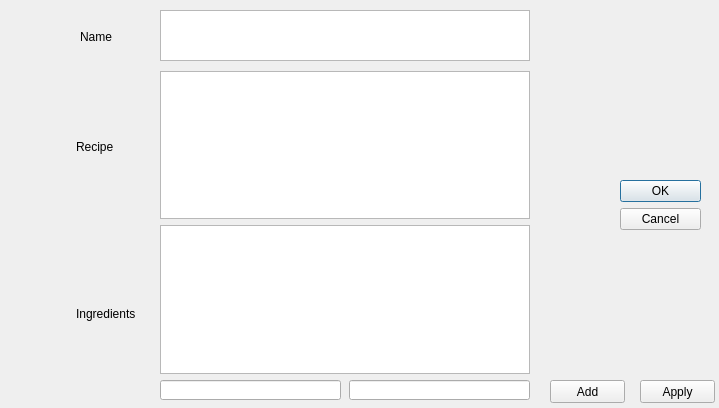
<?xml version="1.0" encoding="UTF-8"?>
<ui version="4.0">
 <class>EditDialog</class>
 <widget class="QDialog" name="EditDialog">
  <property name="geometry">
   <rect>
    <x>0</x>
    <y>0</y>
    <width>719</width>
    <height>408</height>
   </rect>
  </property>
  <property name="windowTitle">
   <string>Dialog</string>
  </property>
  <widget class="QDialogButtonBox" name="buttonBox">
   <property name="geometry">
    <rect>
     <x>620</x>
     <y>180</y>
     <width>81</width>
     <height>161</height>
    </rect>
   </property>
   <property name="orientation">
    <enum>Qt::Vertical</enum>
   </property>
   <property name="standardButtons">
    <set>QDialogButtonBox::Cancel|QDialogButtonBox::Ok</set>
   </property>
  </widget>
  <widget class="QWidget" name="layoutWidget">
   <property name="geometry">
    <rect>
     <x>76</x>
     <y>140</y>
     <width>81</width>
     <height>181</height>
    </rect>
   </property>
   <layout class="QVBoxLayout" name="verticalLayout_2">
    <item>
     <widget class="QLabel" name="label">
      <property name="text">
       <string>Recipe</string>
      </property>
     </widget>
    </item>
    <item>
     <spacer name="verticalSpacer">
      <property name="orientation">
       <enum>Qt::Vertical</enum>
      </property>
      <property name="sizeHint" stdset="0">
       <size>
        <width>20</width>
        <height>40</height>
       </size>
      </property>
     </spacer>
    </item>
    <item>
     <widget class="QLabel" name="label_2">
      <property name="text">
       <string>Ingredients</string>
      </property>
     </widget>
    </item>
   </layout>
  </widget>
  <widget class="QTextEdit" name="recipeName">
   <property name="geometry">
    <rect>
     <x>160</x>
     <y>10</y>
     <width>370</width>
     <height>51</height>
    </rect>
   </property>
  </widget>
  <widget class="QLabel" name="label_3">
   <property name="geometry">
    <rect>
     <x>80</x>
     <y>30</y>
     <width>47</width>
     <height>13</height>
    </rect>
   </property>
   <property name="text">
    <string>Name</string>
   </property>
  </widget>
  <widget class="QLineEdit" name="ingredientQuantity">
   <property name="geometry">
    <rect>
     <x>349</x>
     <y>380</y>
     <width>181</width>
     <height>20</height>
    </rect>
   </property>
  </widget>
  <widget class="QPushButton" name="addBtn">
   <property name="geometry">
    <rect>
     <x>550</x>
     <y>380</y>
     <width>75</width>
     <height>23</height>
    </rect>
   </property>
   <property name="text">
    <string>Add</string>
   </property>
  </widget>
  <widget class="QPushButton" name="applyBtn">
   <property name="geometry">
    <rect>
     <x>640</x>
     <y>380</y>
     <width>75</width>
     <height>23</height>
    </rect>
   </property>
   <property name="text">
    <string>Apply</string>
   </property>
  </widget>
  <widget class="QTableView" name="recipeIngredients">
   <property name="geometry">
    <rect>
     <x>160</x>
     <y>225</y>
     <width>370</width>
     <height>149</height>
    </rect>
   </property>
   <property name="selectionMode">
    <enum>QAbstractItemView::SingleSelection</enum>
   </property>
   <property name="selectionBehavior">
    <enum>QAbstractItemView::SelectRows</enum>
   </property>
  </widget>
  <widget class="QLineEdit" name="ingredientName">
   <property name="geometry">
    <rect>
     <x>160</x>
     <y>380</y>
     <width>181</width>
     <height>20</height>
    </rect>
   </property>
  </widget>
  <widget class="QTextEdit" name="recipeRecipe">
   <property name="enabled">
    <bool>true</bool>
   </property>
   <property name="geometry">
    <rect>
     <x>160</x>
     <y>71</y>
     <width>370</width>
     <height>148</height>
    </rect>
   </property>
  </widget>
 </widget>
 <resources/>
 <connections>
  <connection>
   <sender>buttonBox</sender>
   <signal>accepted()</signal>
   <receiver>EditDialog</receiver>
   <slot>accept()</slot>
   <hints>
    <hint type="sourcelabel">
     <x>248</x>
     <y>254</y>
    </hint>
    <hint type="destinationlabel">
     <x>157</x>
     <y>274</y>
    </hint>
   </hints>
  </connection>
  <connection>
   <sender>buttonBox</sender>
   <signal>rejected()</signal>
   <receiver>EditDialog</receiver>
   <slot>reject()</slot>
   <hints>
    <hint type="sourcelabel">
     <x>316</x>
     <y>260</y>
    </hint>
    <hint type="destinationlabel">
     <x>286</x>
     <y>274</y>
    </hint>
   </hints>
  </connection>
 </connections>
</ui>
